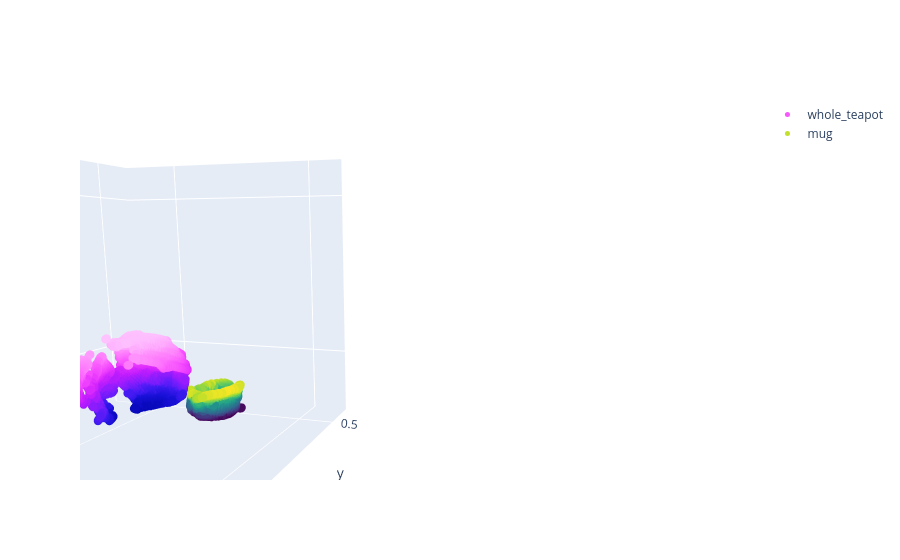

The code cell stored with this chart in its notebook:
### Code cell
#visualize with pcd and mesh
transformed_scene_pcls = {}

transformed_scene_pcls[child_object] = utils.transform_pcd(scene_pcls[child_object],
                                             trans_predicted,
                                           )

transformed_scene_pcls[parent_object] = scene_pcls[parent_object]

# transformed_scene_pcls[f'preplace_{child_object}'] = utils.transform_pcd(scene_pcls[child_object],
#                                              preplace_trans_predicted,
#                                            )

#     reconstructions[f'reconstructed_{child_part}'] = \
#         child_part_models[child_part].to_transformed_pcd(child_params[child_part]) 

camera = dict(
    eye=dict(x=1.2, y=-1.2, z=.2),
    center=dict(x=.8,y=.5,z=0)
)

fig = viz_utils.show_pcds_plotly(transformed_scene_pcls, camera=camera)
fig.show()

pickle.dump(fig, open(f'{root_file}/final_place', 'wb'))

### Figure 1 — Plotly figure (JSON) as saved in the notebook; plotly's stock layout.template omitted (floating-point values rounded to 4 significant figures; data arrays with more than 128 entries replaced by an {"elided": "..."} marker saying what was removed)
{"data": [{"marker": {"color": {"elided": "12360 float values"}, "colorscale": [[0, "#0508b8"], [0.08333, "#1910d8"], [0.1667, "#3c19f0"], [0.25, "#6b1cfb"], [0.3333, "#981cfd"], [0.4167, "#bf1cfd"], [0.5, "#dd2bfd"], [0.5833, "#f246fe"], [0.6667, "#fc67fd"], [0.75, "#fe88fc"], [0.8333, "#fea5fd"], [0.9167, "#febefe"], [1, "#fec3fe"]], "size": 5}, "mode": "markers", "name": "whole_teapot", "type": "scatter3d", "x": {"elided": "12360 float values"}, "y": {"elided": "12360 float values"}, "z": {"elided": "12360 float values"}}, {"marker": {"color": {"elided": "2893 float values"}, "colorscale": [[0, "#440154"], [0.1111, "#482878"], [0.2222, "#3e4989"], [0.3333, "#31688e"], [0.4444, "#26828e"], [0.5556, "#1f9e89"], [0.6667, "#35b779"], [0.7778, "#6ece58"], [0.8889, "#b5de2b"], [1, "#fde725"]], "size": 5}, "mode": "markers", "name": "mug", "type": "scatter3d", "x": {"elided": "2893 float values"}, "y": {"elided": "2893 float values"}, "z": {"elided": "2893 float values"}}], "layout": {"scene": {"aspectratio": {"x": 1, "y": 1, "z": 1}, "camera": {"center": {"x": 0.8, "y": 0.5, "z": 0}, "eye": {"x": 1.2, "y": -1.2, "z": 0.2}}, "xaxis": {"range": [-0.1964, 0.611], "visible": true}, "yaxis": {"range": [-0.1964, 0.611], "visible": true}, "zaxis": {"range": [-0.1964, 0.611], "visible": true}}, "showlegend": true}}
